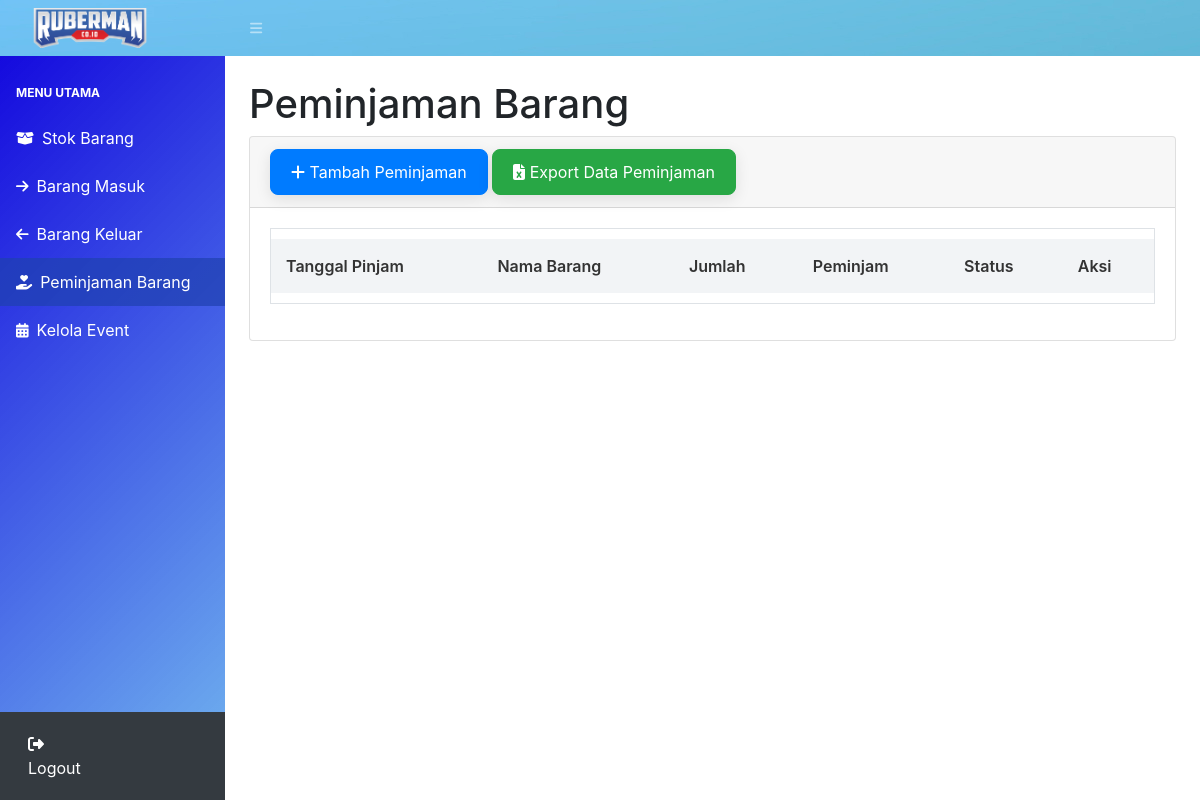
/peminjaman.php (signed in), run on an earlier commit of the app's database.
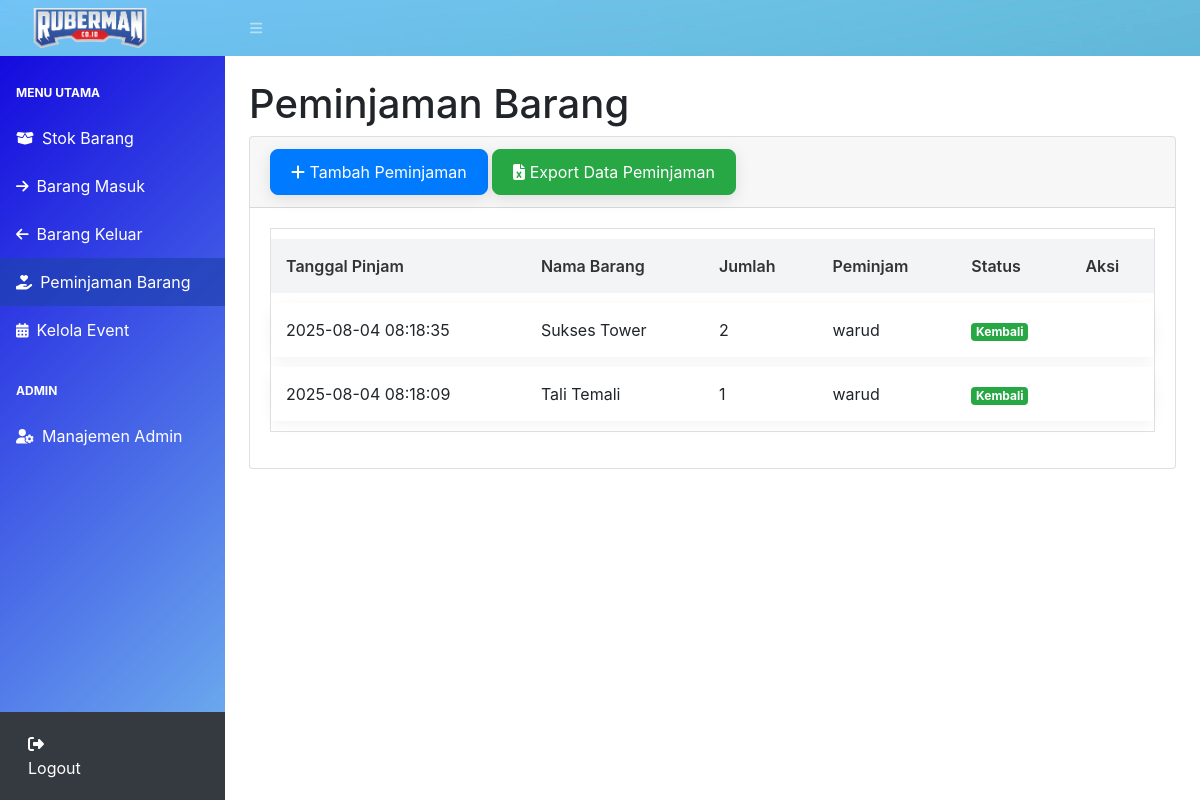
And on a later commit of the database.
### tables this page shows
CREATE TABLE `peminjaman` (
  `idpeminjaman` int(11) NOT NULL,
  `idbarang` int(11) NOT NULL,
  `tanggalpinjam` timestamp NOT NULL DEFAULT current_timestamp(),
  `tanggalkembali` timestamp NULL DEFAULT NULL,
  `qty` int(11) NOT NULL,
  `peminjam` varchar(50) NOT NULL,
  `status` varchar(20) NOT NULL DEFAULT 'Dipinjam'
);

CREATE TABLE `stock` (
  `idbarang` int(11) NOT NULL,
  `namabarang` varchar(25) NOT NULL,
  `deskripsi` varchar(25) NOT NULL,
  `stock` int(11) NOT NULL,
  `lokasi` varchar(50) NOT NULL,
  `image` varchar(99) DEFAULT NULL
);

### peminjaman.php (the view, shortened to what this page needs)
<?php
require 'includes/function.php';
$currentPage = 'peminjaman';
?>
<!DOCTYPE html>
<html lang="en">
<head>
    <link href="assets/css/styles.css" rel="stylesheet" />
    <link href="https://cdn.jsdelivr.net/npm/simple-datatables@7.1.2/dist/style.min.css" rel="stylesheet" />
    <link rel="stylesheet" href="https://cdn.jsdelivr.net/npm/bootstrap@4.6.2/dist/css/bootstrap.min.css">
</head>
<body class="sb-nav-fixed">
    <nav class="sb-topnav navbar navbar-expand navbar-dark" style="background-image: url('assets/img/blueback.jpg');">
        <a class="navbar-brand ps-3" href="index.php"><img src="assets/img/ruberman.png" alt="ruberman" height="40"></a>
        <button class="btn btn-link btn-sm order-1 order-lg-0 me-4 me-lg-0" id="sidebarToggle" href="#!"><i class="fas fa-bars"></i></button>
    </nav>
    <div id="layoutSidenav">
        <?php require 'includes/sidebar.php'; ?>
        <div id="layoutSidenav_content">
            <main>
                <div class="container-fluid px-4">
                    <h1 class="mt-4">Peminjaman Barang</h1>
                    <div class="card mb-4">
                        <div class="card-header">
                            <button type="button" class="btn btn-primary" data-toggle="modal" data-target="#myModal">
                                <i class="fas fa-plus"></i> Tambah Peminjaman
                            </button>
                             <a href="export_peminjaman.php" class="btn btn-success">
                                <i class="fas fa-file-excel"></i> Export Data Peminjaman
                            </a>
                        </div>
                        <div class="card-body">
                            <table id="datatablesSimple" class="table table-bordered">
                                <thead>
                                    <tr>
                                        <th>Tanggal Pinjam</th>
                                        <th>Nama Barang</th>
                                        <th>Jumlah</th>
                                        <th>Peminjam</th>
                                        <th>Status</th>
                                        <th>Aksi</th>
                                    </tr>
                                </thead>
                                <tbody>
                                <?php
                                $ambilsemuadata = mysqli_query($conn, "SELECT * FROM peminjaman p, stock s WHERE s.idbarang = p.idbarang ORDER BY p.idpeminjaman DESC");
                                while($data = mysqli_fetch_array($ambilsemuadata)){
                                    $tanggal = $data['tanggalpinjam'];
                                    $namabarang = $data['namabarang'];
                                    $qty = $data['qty'];
                                    $peminjam = $data['peminjam'];
                                    $status = $data['status'];
                                ?>
                                <tr>
                                    <td><?=$tanggal;?></td>
                                    <td><?=$namabarang;?></td>
                                    <td><?=$qty;?></td>
                                    <td><?=$peminjam;?></td>
                                    <td>
                                        <?php if($status == 'Dipinjam'): ?>
                                            <span class="badge badge-warning">Dipinjam</span>
                                        <?php else: ?>
                                            <span class="badge badge-success">Kembali</span>
                                        <?php endif; ?>
                                    </td>
                                    <td>
                                    </td>
                                </tr>
                                <?php }; ?>
                                </tbody>
                            </table>
                        </div>
                    </div>
                </div>
            </main>
        </div>
    </div>
</body>
</html>

### includes/sidebar.php (shortened to what this page needs)
<div id="layoutSidenav_nav">
    <nav class="sb-sidenav accordion sb-sidenav-dark" id="sidenavAccordion">
        <div class="sb-sidenav-menu">
            <div class="nav">
                <div class="sb-sidenav-menu-heading">Menu Utama</div>
                <a class="nav-link <?php if($currentPage == 'index') echo 'active'; ?>" href="index.php">
                    <div class="sb-nav-link-icon"><i class="fas fa-box-open"></i></div>
                    Stok Barang
                </a>
                <a class="nav-link <?php if($currentPage == 'masuk') echo 'active'; ?>" href="masuk.php">
                    <div class="sb-nav-link-icon"><i class="fas fa-arrow-right"></i></div>
                    Barang Masuk
                </a>
                <a class="nav-link <?php if($currentPage == 'keluar') echo 'active'; ?>" href="keluar.php">
                    <div class="sb-nav-link-icon"><i class="fas fa-arrow-left"></i></div>
                    Barang Keluar
                </a>
                <a class="nav-link <?php if($currentPage == 'peminjaman') echo 'active'; ?>" href="peminjaman.php">
                    <div class="sb-nav-link-icon"><i class="fas fa-hand-holding-heart"></i></div>
                    Peminjaman Barang
                </a>
                <a class="nav-link <?php if($currentPage == 'event') echo 'active'; ?>" href="event.php">
                    <div class="sb-nav-link-icon"><i class="fas fa-calendar-alt"></i></div>
                    Kelola Event
                </a>
                <?php if(isset($_SESSION['role']) && $_SESSION['role'] == 'admin') { ?>
                <div class="sb-sidenav-menu-heading">Admin</div>
                <a class="nav-link <?php if($currentPage == 'admin') echo 'active'; ?>" href="admin.php">
                    <div class="sb-nav-link-icon"><i class="fas fa-user-cog"></i></div>
                    Manajemen Admin
                </a>
                <?php } ?>
            </div>
        </div>
        <div class="sb-sidenav-footer">
             <a class="nav-link" href="logout.php">
                <div class="sb-nav-link-icon"><i class="fas fa-sign-out-alt"></i></div>
                Logout
            </a>
        </div>
    </nav>
</div>

### includes/sidebar.php (style rules this page uses)
#layoutSidenav_nav .sb-sidenav { background: linear-gradient(135deg,rgb(15, 0, 221) 0%,rgba(36, 143, 230, 0.64) 100%) !important; }
#layoutSidenav_nav .sb-sidenav .nav-link, #layoutSidenav_nav .sb-sidenav .sb-nav-link-icon, #layoutSidenav_nav .sb-sidenav .sb-sidenav-menu-heading { color: #fff !important; }
#layoutSidenav_nav .sb-sidenav .nav-link.active, #layoutSidenav_nav .sb-sidenav .nav-link:hover { background: rgba(30, 64, 175, 0.7) !important; color: #fff !important; }
.sb-sidenav { display: flex; flex-direction: column; height: 100%; }
.sb-sidenav-menu { flex-grow: 1; }

What changed in the data, as far as the page shows it:
added peminjaman: tanggalpinjam "2025-08-04 08:18:35", idbarang.namabarang "Sukses Tower", qty "2", peminjam "warud", status "Kembali"
added peminjaman: tanggalpinjam "2025-08-04 08:18:09", idbarang.namabarang "Tali Temali", qty "1", peminjam "warud", status "Kembali"
Also different on the page:
text now shown: "ADMIN Manajemen Admin"
